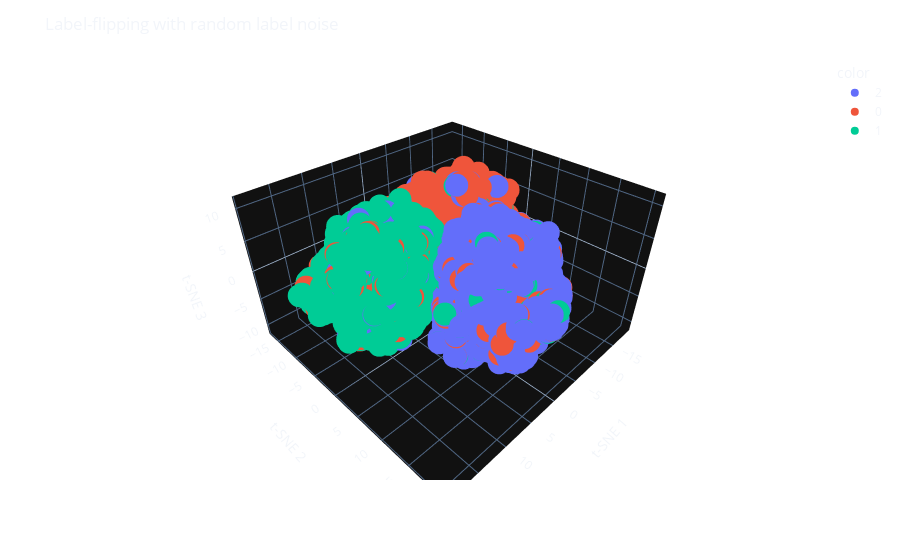

The notebook cell this image was saved under:
### Markdown cell above
The simplest poisoning attack would be to _randomly alte_r a portion of the data (`inject label noise`). Below we are randomly changing a portion ($\frac{1}{5}$) of the data used to train the same classifier trained above (which achieved $100\%$ testing accuracy).

### Code cell
for i in range(len(y)):
    if np.random.randint(0,6) == 5:
        y[i] = np.random.randint(0,3)
    else:
        pass

fig = px.scatter_3d(
    tsne_pca5_results, x=0, y=1, z=2, color=list(y.astype(str)),
    labels={'0': 't-SNE 1', '1': 't-SNE 2', '2': 't-SNE 3'}
)
fig.update_layout(template='plotly_dark',
                  title=f'Label-flipping with random label noise',
                  paper_bgcolor='rgba(0, 0, 0, 0)',
                  plot_bgcolor='rgba(0, 0, 0, 0)')
fig.show()

### Figure 1 — Plotly figure (JSON) as saved in the notebook; plotly's stock layout.template omitted (floating-point values rounded to 4 significant figures; data arrays with more than 128 entries replaced by an {"elided": "..."} marker saying what was removed)
{"data": [{"hovertemplate": "color=2<br>t-SNE 1=%{x}<br>t-SNE 2=%{y}<br>t-SNE 3=%{z}<extra></extra>", "legendgroup": "2", "marker": {"color": "#636efa", "symbol": "circle"}, "mode": "markers", "name": "2", "scene": "scene", "showlegend": true, "type": "scatter3d", "x": {"elided": "3323 float values"}, "y": {"elided": "3323 float values"}, "z": {"elided": "3323 float values"}}, {"hovertemplate": "color=0<br>t-SNE 1=%{x}<br>t-SNE 2=%{y}<br>t-SNE 3=%{z}<extra></extra>", "legendgroup": "0", "marker": {"color": "#EF553B", "symbol": "circle"}, "mode": "markers", "name": "0", "scene": "scene", "showlegend": true, "type": "scatter3d", "x": {"elided": "3340 float values"}, "y": {"elided": "3340 float values"}, "z": {"elided": "3340 float values"}}, {"hovertemplate": "color=1<br>t-SNE 1=%{x}<br>t-SNE 2=%{y}<br>t-SNE 3=%{z}<extra></extra>", "legendgroup": "1", "marker": {"color": "#00cc96", "symbol": "circle"}, "mode": "markers", "name": "1", "scene": "scene", "showlegend": true, "type": "scatter3d", "x": {"elided": "3337 float values"}, "y": {"elided": "3337 float values"}, "z": {"elided": "3337 float values"}}], "layout": {"legend": {"title": {"text": "color"}, "tracegroupgap": 0}, "margin": {"t": 60}, "paper_bgcolor": "rgba(0, 0, 0, 0)", "plot_bgcolor": "rgba(0, 0, 0, 0)", "scene": {"domain": {"x": [0, 1], "y": [0, 1]}, "xaxis": {"title": {"text": "t-SNE 1"}}, "yaxis": {"title": {"text": "t-SNE 2"}}, "zaxis": {"title": {"text": "t-SNE 3"}}}, "title": {"text": "Label-flipping with random label noise"}}}
